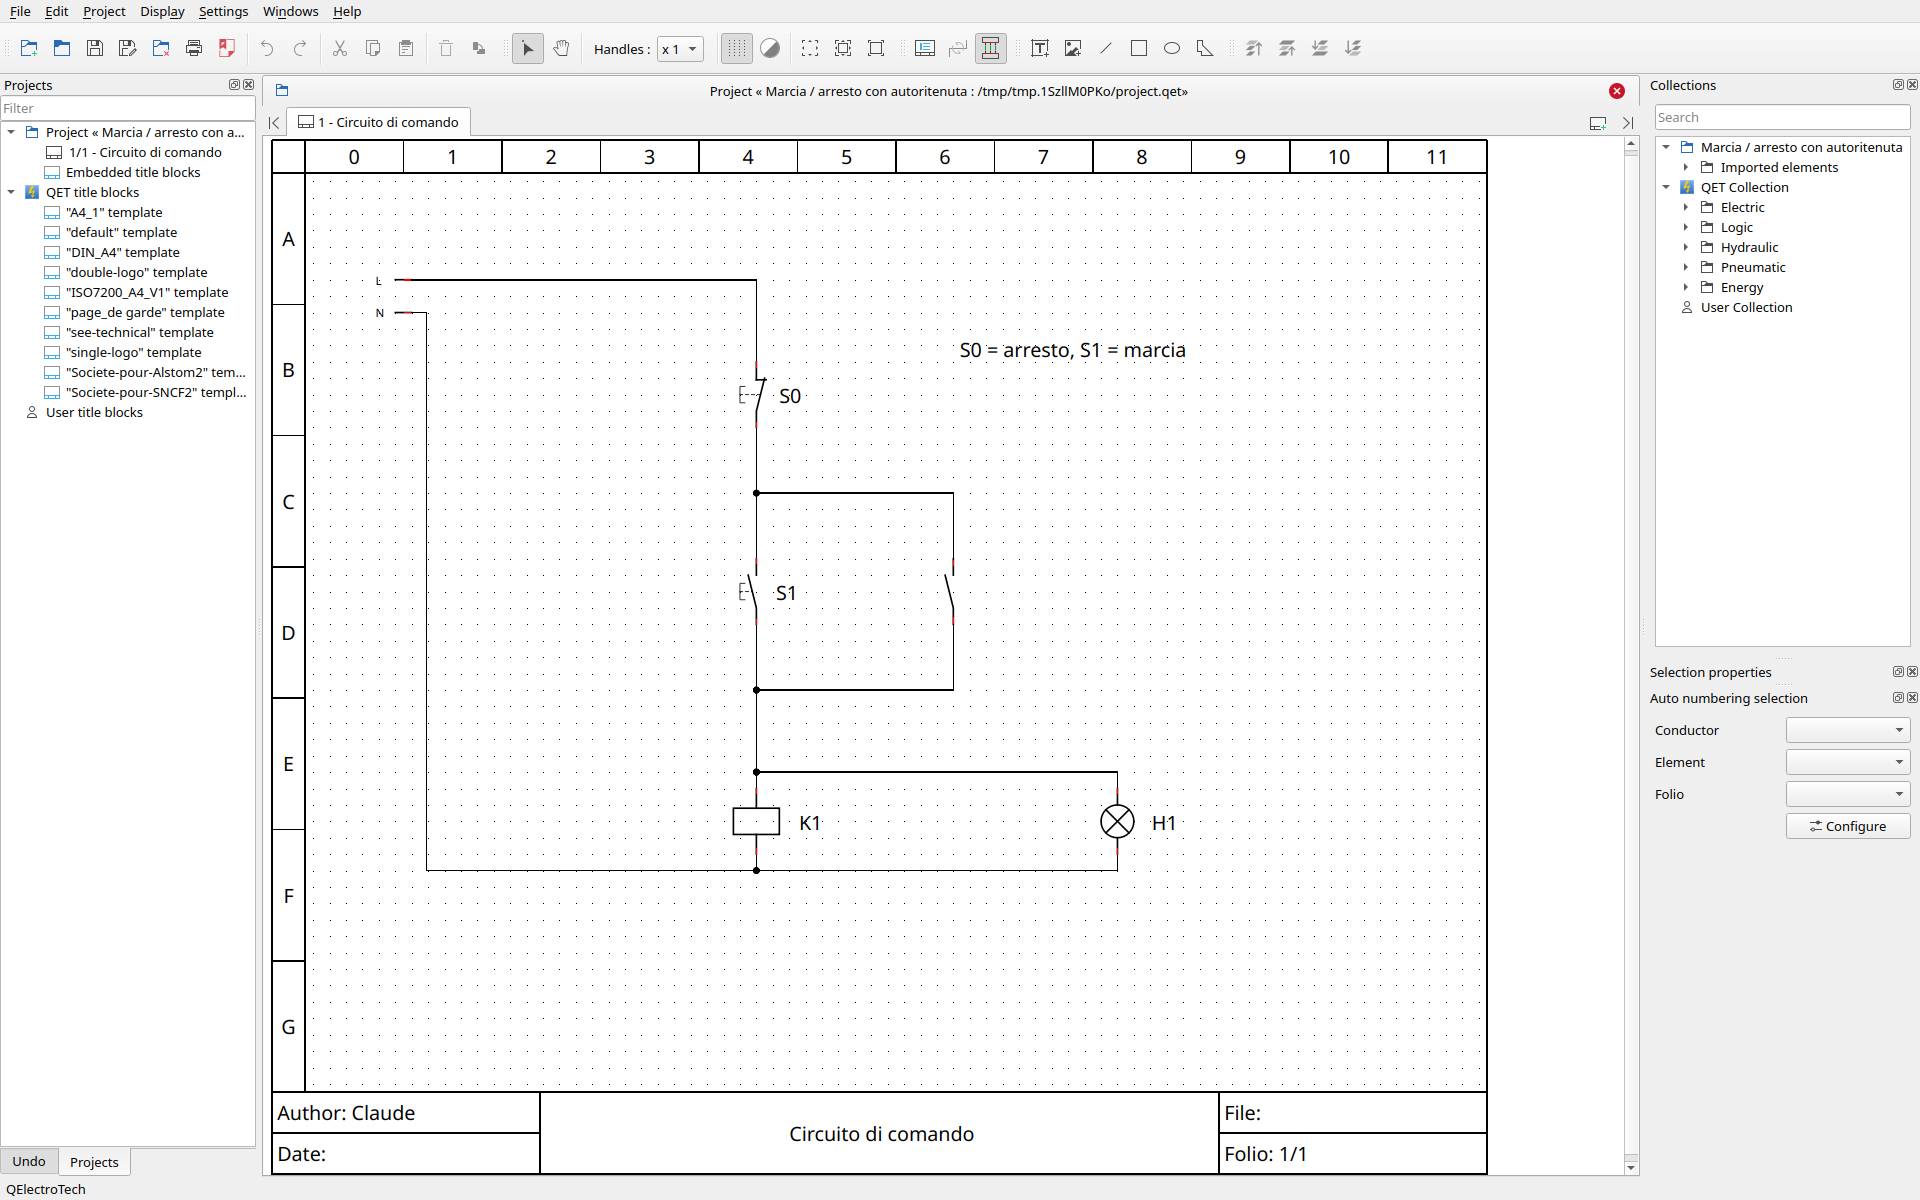

Generate this figure with Python:
#!/usr/bin/env python3
"""Esempio: comando marcia/arresto con autoritenuta e lampada spia."""
import sys
from pathlib import Path

sys.path.insert(0, str(Path(__file__).resolve().parent.parent))
from qetlib import Project

A = "10_electric/10_allpole/"
p = Project("Marcia / arresto con autoritenuta", author="Claude")
d = p.diagram("Circuito di comando", cols=12, rows=7)

src = d.add(A + "110_network_supplies/src_1pn.elmt", 80, 100)
s0 = d.add(A + "380_signaling_operating/20_push_buttons/poussoir_nf.elmt", 300, 160, "S0")
s1 = d.add(A + "380_signaling_operating/20_push_buttons/poussoir.elmt", 300, 280, "S1")
k1c = d.add(A + "310_relays_contactors_contacts/02_contacts_cross_referencing/01_auxiliary_contacts/con_simple.elmt", 420, 280, "K1")
k1 = d.add(A + "310_relays_contactors_contacts/01_coils/bobine3.elmt", 300, 420, "K1")
h1 = d.add(A + "380_signaling_operating/11_optical_signaling/lampe2.elmt", 520, 420, "H1")

L, N = src.t[0], src.t[1]
d.wire(L, s0.t[0])
d.wire(s0.t[1], s1.t[0])
d.wire(s0.t[1], k1c.t[0])
d.wire(s1.t[1], k1.t[0])
d.wire(k1c.t[1], k1.t[0])
d.wire(k1.t[0], h1.t[0])
d.wire(k1.t[1], N)
d.wire(h1.t[1], k1.t[1])
d.text("S0 = arresto, S1 = marcia", 420, 120)

print(p.save(sys.argv[1] if len(sys.argv) > 1 else "marcia_arresto.qet"))
